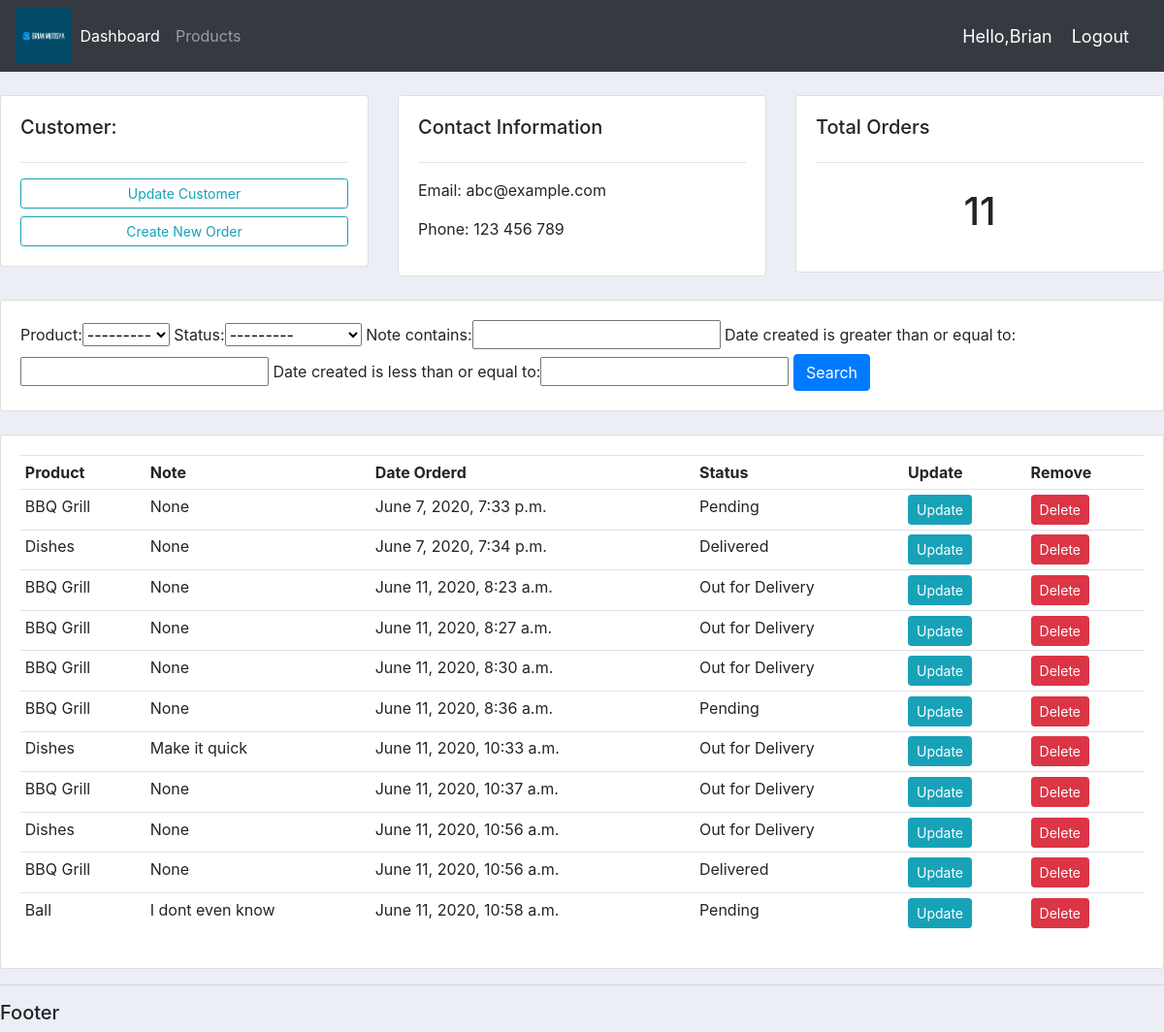
The app's page /customer/1/ (signed in) with its own data.
### accounts/models.py (models this page shows, shortened)
class Customer (models.Model):
    user = models.OneToOneField(User, null=True, blank=True,on_delete=models.CASCADE)
    name = models.CharField(max_length=200, null=True)
    phone = models.CharField(max_length=200, null=True)
    email = models.CharField(max_length=200, null=True)
    profile_pic = models.ImageField(default="profile1.png",null=True,blank=True)
    date_created = models.DateTimeField(auto_now_add=True)

class Order (models.Model):
    STATUS = (
             ('Pending','Pending'),
             ('Out for Delivery','Out for Delivery'),
             ('Delivered','Delivered')
    )
    customer = models.ForeignKey(Customer, null= True, on_delete= models.SET_NULL)
    product = models.ForeignKey(Product, null= True, on_delete= models.SET_NULL)
    date_created = models.DateTimeField(auto_now_add=True)
    status = models.CharField(max_length=200, null=True, choices=STATUS)
    note = models.CharField(max_length=1000, null=True)

class Product (models.Model):
    CATEGORY = (
                ('Indoor','Indoor'),
                ('Outdoor', 'Outdoor')
    )
    name = models.CharField(max_length=200, null=True)
    price = models.FloatField(null=True)
    category = models.CharField(max_length=200, null=True, choices=CATEGORY)
    description = models.CharField(max_length=200, null=True, blank=True)
    date_created = models.DateTimeField(auto_now_add=True)
    tags = models.ManyToManyField(Tag)
    def __str__(self):
        return self.name

### accounts/decorators.py (the view)
        def wrapper_func(request, *args, **kwargs):
             group = None
             if request.user.groups.exists():
                 group = request.user.groups.all()[0].name
             if group in allowed_roles:
                 return view_func(request,*args, **kwargs)
             else:
                 return HttpResponse('You are not allowed to see this page')

### accounts/views.py (called while the page is built)
@login_required(login_url='login')
@allowed_users(allowed_roles=['admin'])
def customer(request, pk):
    customer = Customer.objects.get(id=pk)
    orders = customer.order_set.all()
    orders_count = orders.count()
    myFilter = OrderFilter(request.GET,queryset=orders)
    orders = myFilter.qs
    context = {'customer':customer,'orders':orders,'orders_count':orders_count,'myFilter':myFilter}
    return render(request,'accounts/customer.html',context)

### accounts/templates/accounts/customer.html
{% extends 'accounts/main.html' %}
{% block content %}
<br>
<div class="row">
	<div class="col-md">
		<div class="card card-body">
			<h5>Customer:</h5>
			<hr>
			<a class="btn btn-outline-info  btn-sm btn-block" href="">Update Customer</a>
			<a class="btn btn-outline-info  btn-sm btn-block" href="{% url 'create_order' customer.id %}">Create New Order</a>
		</div>
	</div>
	<div class="col-md">
		<div class="card card-body">
			<h5>Contact Information</h5>
			<hr>
			<p>Email: {{ customer.email }}</p>
			<p>Phone: {{ customer.phone }} </p>
		</div>
	</div>
	<div class="col-md">
		<div class="card card-body">
			<h5>Total Orders</h5>
			<hr>
			<h1 style="text-align: center;padding: 10px">{{ orders_count }}</h1>
		</div>
	</div>
</div>
<br>
<div class="row">
	<div class="col">
		<div class="card card-body">
			<form method="get">
					{{myFilter.form}}
		    <button class="btn btn-primary" type="submit">Search</button>
		  </form>
		</div>
	</div>
</div>
<br>
<div class="row">
	<div class="col-md">
		<div class="card card-body">
			<table class="table table-sm">
				<tr>
					<th>Product</th>
					<th>Note</th>
					<th>Date Orderd</th>
					<th>Status</th>
					<th>Update</th>
					<th>Remove</th>
				</tr>
				{% for order in orders %}
				<tr>
					<td>{{order.product}}</td>
					<td>{{order.note}}</td>
					<td>{{order.date_created}}</td>
					<td>{{order.status}}</td>
					<td><a class ="btn btn-sm btn-info"  href="{% url 'update_order' order.id %}">Update</a></td>
       				<td><a  class ="btn btn-sm btn-danger" href="{% url 'delete_order' order.id %}">Delete</a></td>
				</tr>
				{% endfor %}
			</table>
		</div>
	</div>
</div>
{% endblock %}

### accounts/templates/accounts/navbar.html (shortened to what this page needs)
{% load static %}
<nav class="navbar navbar-expand-lg navbar-dark bg-dark">
   <img id="logo" src="{% static 'images/default.png'%}" alt="">
    <div class="collapse navbar-collapse" id="navbarNav">
      <ul class="navbar-nav">
        {% if request.user.is_staff %}
        <li class="nav-item active">
          <a class="nav-link" href="{% url 'home' %}">Dashboard</a>
        </li>
        <li class="nav-item">
          <a class="nav-link" href="{% url 'products' %}">Products</a>
        </li>
        {% else %}
        <li class="nav-item">
          <a class="nav-link" href="{% url 'account' %}">Settings</a>
        </li>
        {% endif %}
      </ul>
    </div>
    <span class="hello-msg"> Hello,{{request.user}}</span>
    <span><a  class="hello-msg" href="{% url 'logout' %}">Logout</a></span>
  </nav>

### static/css/main.css (style rules this page uses)
#logo { width: 5%; height: 5%; }
body { background-color: #ebeff5; }

### accounts/templates/accounts/navbar.html (style rules this page uses)
.hello-msg { font-size: 18px; color: #ffffff; margin-right: 20px ; }

### records on screen
Customer: email "abc@example.com", phone "123 456 789"
Order: product "BBQ Grill", note "None", date_created "June 7, 2020, 7:33 p.m.", status "Pending"
Order: product "Dishes", note "None", date_created "June 7, 2020, 7:34 p.m.", status "Delivered"
Order: product "BBQ Grill", note "None", date_created "June 11, 2020, 8:23 a.m.", status "Out for Delivery"
Order: product "BBQ Grill", note "None", date_created "June 11, 2020, 8:27 a.m.", status "Out for Delivery"
Order: product "BBQ Grill", note "None", date_created "June 11, 2020, 8:30 a.m.", status "Out for Delivery"
Order: product "BBQ Grill", note "None", date_created "June 11, 2020, 8:36 a.m.", status "Pending"
Order: product "Dishes", note "Make it quick", date_created "June 11, 2020, 10:33 a.m.", status "Out for Delivery"
Order: product "BBQ Grill", note "None", date_created "June 11, 2020, 10:37 a.m.", status "Out for Delivery"
Order: product "Dishes", note "None", date_created "June 11, 2020, 10:56 a.m.", status "Out for Delivery"
Order: product "BBQ Grill", note "None", date_created "June 11, 2020, 10:56 a.m.", status "Delivered"
Order: product "Ball", note "I dont even know", date_created "June 11, 2020, 10:58 a.m.", status "Pending"

### other values on screen
{{ request.user }} "Brian"
{{ orders_count }} "11"
